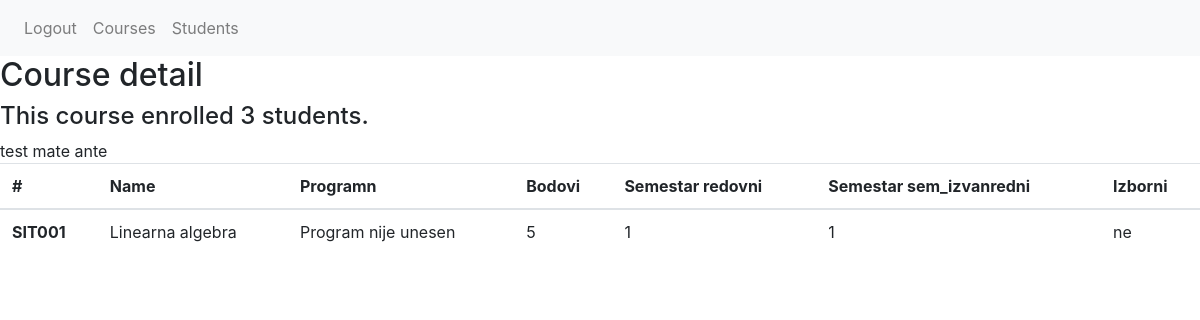
The app's page /course/1 (signed in) with its own data.
### exam_app/models.py (models this page shows)
class Korisnik(AbstractUser):
    MENTOR = 'MENTOR'
    STUDENT = 'STUDENT'
    ROLES = (
        (MENTOR, 'Mentor'),
        (STUDENT, 'Student'),
    )
    NONE = 'NONE'
    REDOVNI = 'REDOVNI'
    IZVANREDNI = 'IZVANREDNI'
    STATUS = (
        (NONE, 'None'),
        (REDOVNI, 'Redovni'),
        (IZVANREDNI, 'Izvanredni'),
    )
    role = models.CharField(
        max_length=12,
        choices=ROLES,
        default=STUDENT,
        null=False
    )
    status = models.CharField(
        max_length=20,
        choices=STATUS,
        default=NONE,
        null=False
    )
    def __str__(self):
        return self.username

class Predmet(models.Model):
    DA = 'DA'
    NE = 'NE'
    IZBORNI = (
        (DA, 'Da'),
        (NE, 'Ne'),
    )
    ime = models.CharField(max_length=100, null=False)
    kod = models.CharField(max_length=6, null=False)
    program = models.TextField(null=False)
    bodovi = models.IntegerField(null=False)
    sem_redovni = models.IntegerField(null=False)
    sem_izvanredni = models.IntegerField(null=False)
    izborni = models.CharField(max_length=2, choices=IZBORNI, null=False)
    def __str__(self):
        return self.ime

### exam_app/views.py (the view)
# urls.py: path('course/<int:course_id>', views.get_course, name='get_course'),
@login_required
def get_course(request, course_id):
    course = Predmet.objects.filter(id=course_id)
    enrolls = Upisi.objects.filter(predmet_id=course_id).count()
    students = list(Korisnik.objects.filter(role='STUDENT'))
    enrolls_name = Upisi.objects.filter(predmet_id=course_id).values_list('student_id', flat=True)
    names = []
    for student in students:
        for name in enrolls_name:
            if student.id == name:
                names.append(student)
    return render(request, 'course.html', {'course': course, 'enrolls': enrolls, 'names': names})

### exam_app/templates/course.html
{% extends 'base.html' %}
{% load static %}
{% block content %}
<h2> Course detail </h2>
<h4>This course enrolled {{enrolls}} students.</h4>
{% for name in names %}
{{name}}
{% endfor %}
<table class="table">
    <thead>
    <tr>
        <th scope="col">#</th>
        <th scope="col">Name</th>
        <th scope="col">Programn</th>
        <th scope="col">Bodovi</th>
        <th scope="col">Semestar redovni</th>
        <th scope="col">Semestar sem_izvanredni</th>
        <th scope="col">Izborni</th>
    </tr>
    </thead>
    <tbody>
    {% for c in course %}
    <tr>
        <th scope="row">{{c.kod}}</th>
        <td>{{c}}</td>
        <td> {{c.program}}</td>
        <td> {{c.bodovi}}</td>
        <td> {{c.sem_redovni}}</td>
        <td> {{c.sem_izvanredni}}</td>
        <td> {{c.izborni}}</td>
    </tr>
    {% endfor %}
    </tbody>
</table>
{% endblock %}

### exam_app/templates/base.html (shortened to what this page needs)
<html>
<head>
    <link rel="stylesheet" type="text/css"
          href="https://stackpath.bootstrapcdn.com/bootstrap/4.5.2/css/bootstrap.min.css"/>
</head>
<body>
<nav class="navbar navbar-expand-lg navbar-light bg-light">
    <div class="collapse navbar-collapse" id="navbarSupportedContent">
        <ul class="navbar-nav mr-auto">
            {% if request.user.is_authenticated %}
            <li class="nav-item">
                <a class="nav-link" href="/logout">Logout</a>
            </li>
            {% endif %}
            {% if request.user.role == 'MENTOR' %}
            <li class="nav-item">
                <a class="nav-link" href="/courses">Courses</a>
            </li>
            <li class="nav-item">
                <a class="nav-link" href="/students">Students</a>
            </li>
            {% endif %}
        </ul>
    </div>
</nav>
<div>
    {% block content %}
    {% endblock %}
</div>
</body>
</html>

### records on screen
Korisnik: username "test"
Korisnik: username "mate"
Korisnik: username "ante"
Predmet: kod "SIT001", ime "Linearna algebra", program "Program nije unesen", bodovi "5", sem_redovni "1", sem_izvanredni "1", izborni "ne"

### other values on screen
{{ enrolls }} "3"
